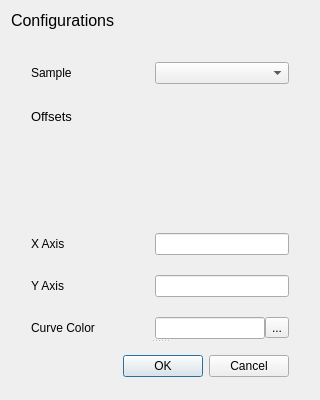
<?xml version="1.0" encoding="UTF-8"?>
<ui version="4.0">
 <class>ConfigureUI</class>
 <widget class="QDialog" name="ConfigureUI">
  <property name="geometry">
   <rect>
    <x>0</x>
    <y>0</y>
    <width>320</width>
    <height>400</height>
   </rect>
  </property>
  <property name="windowTitle">
   <string>Dialog</string>
  </property>
  <layout class="QGridLayout" name="ConfigGridLayout">
   <item row="1" column="0">
    <widget class="QSplitter" name="MainSplitter">
     <property name="orientation">
      <enum>Qt::Vertical</enum>
     </property>
     <widget class="QWidget" name="layoutWidget">
      <layout class="QFormLayout" name="FormLayout">
       <property name="fieldGrowthPolicy">
        <enum>QFormLayout::AllNonFixedFieldsGrow</enum>
       </property>
       <property name="horizontalSpacing">
        <number>60</number>
       </property>
       <property name="verticalSpacing">
        <number>20</number>
       </property>
       <property name="leftMargin">
        <number>20</number>
       </property>
       <property name="rightMargin">
        <number>20</number>
       </property>
       <item row="0" column="0">
        <widget class="QLabel" name="SampleLabel">
         <property name="text">
          <string>Sample</string>
         </property>
        </widget>
       </item>
       <item row="0" column="1">
        <widget class="QComboBox" name="SampleCBox"/>
       </item>
       <item row="1" column="0">
        <widget class="QLabel" name="OffsetsLabel">
         <property name="text">
          <string>&lt;html&gt;&lt;head/&gt;&lt;body&gt;&lt;p&gt;&lt;span style=&quot; font-size:10pt;&quot;&gt;Offsets&lt;/span&gt;&lt;/p&gt;&lt;/body&gt;&lt;/html&gt;</string>
         </property>
        </widget>
       </item>
       <item row="1" column="1">
        <spacer name="verticalSpacer">
         <property name="orientation">
          <enum>Qt::Vertical</enum>
         </property>
         <property name="sizeHint" stdset="0">
          <size>
           <width>20</width>
           <height>18</height>
          </size>
         </property>
        </spacer>
       </item>
       <item row="2" column="0">
        <widget class="QLabel" name="XAxisLabel">
         <property name="text">
          <string>X Axis</string>
         </property>
        </widget>
       </item>
       <item row="2" column="1">
        <widget class="QLineEdit" name="XAxisBox">
         <property name="alignment">
          <set>Qt::AlignRight|Qt::AlignTrailing|Qt::AlignVCenter</set>
         </property>
        </widget>
       </item>
       <item row="3" column="0">
        <widget class="QLabel" name="YAxisLabel">
         <property name="text">
          <string>Y Axis</string>
         </property>
        </widget>
       </item>
       <item row="3" column="1">
        <widget class="QLineEdit" name="YAxisBox">
         <property name="alignment">
          <set>Qt::AlignRight|Qt::AlignTrailing|Qt::AlignVCenter</set>
         </property>
        </widget>
       </item>
       <item row="4" column="0">
        <widget class="QLabel" name="CurveColorLabel">
         <property name="text">
          <string>Curve Color</string>
         </property>
        </widget>
       </item>
       <item row="4" column="1">
        <layout class="QHBoxLayout" name="horizontalLayout">
         <item>
          <widget class="QLineEdit" name="ColorDisplay">
           <property name="readOnly">
            <bool>true</bool>
           </property>
          </widget>
         </item>
         <item>
          <widget class="QToolButton" name="ColorButton">
           <property name="text">
            <string>...</string>
           </property>
          </widget>
         </item>
        </layout>
       </item>
      </layout>
     </widget>
     <widget class="QWidget" name="layoutWidget">
      <layout class="QHBoxLayout" name="ButtonLayout">
       <property name="spacing">
        <number>6</number>
       </property>
       <property name="leftMargin">
        <number>0</number>
       </property>
       <property name="topMargin">
        <number>0</number>
       </property>
       <property name="rightMargin">
        <number>20</number>
       </property>
       <property name="bottomMargin">
        <number>0</number>
       </property>
       <item>
        <spacer name="ButtonSpacer">
         <property name="orientation">
          <enum>Qt::Horizontal</enum>
         </property>
         <property name="sizeHint" stdset="0">
          <size>
           <width>131</width>
           <height>31</height>
          </size>
         </property>
        </spacer>
       </item>
       <item>
        <widget class="QPushButton" name="OkayButton">
         <property name="text">
          <string>OK</string>
         </property>
        </widget>
       </item>
       <item>
        <widget class="QPushButton" name="CancelButton">
         <property name="text">
          <string>Cancel</string>
         </property>
        </widget>
       </item>
      </layout>
     </widget>
    </widget>
   </item>
   <item row="0" column="0">
    <widget class="QLabel" name="ConfigLabel">
     <property name="text">
      <string>&lt;html&gt;&lt;head/&gt;&lt;body&gt;&lt;p&gt;&lt;span style=&quot; font-size:12pt;&quot;&gt;Configurations&lt;/span&gt;&lt;/p&gt;&lt;p&gt;&lt;/p&gt;&lt;/body&gt;&lt;/html&gt;</string>
     </property>
    </widget>
   </item>
  </layout>
 </widget>
 <resources/>
 <connections>
  <connection>
   <sender>OkayButton</sender>
   <signal>clicked()</signal>
   <receiver>ConfigureUI</receiver>
   <slot>accept()</slot>
   <hints>
    <hint type="sourcelabel">
     <x>278</x>
     <y>253</y>
    </hint>
    <hint type="destinationlabel">
     <x>96</x>
     <y>254</y>
    </hint>
   </hints>
  </connection>
  <connection>
   <sender>CancelButton</sender>
   <signal>clicked()</signal>
   <receiver>ConfigureUI</receiver>
   <slot>reject()</slot>
   <hints>
    <hint type="sourcelabel">
     <x>369</x>
     <y>253</y>
    </hint>
    <hint type="destinationlabel">
     <x>179</x>
     <y>282</y>
    </hint>
   </hints>
  </connection>
 </connections>
</ui>
